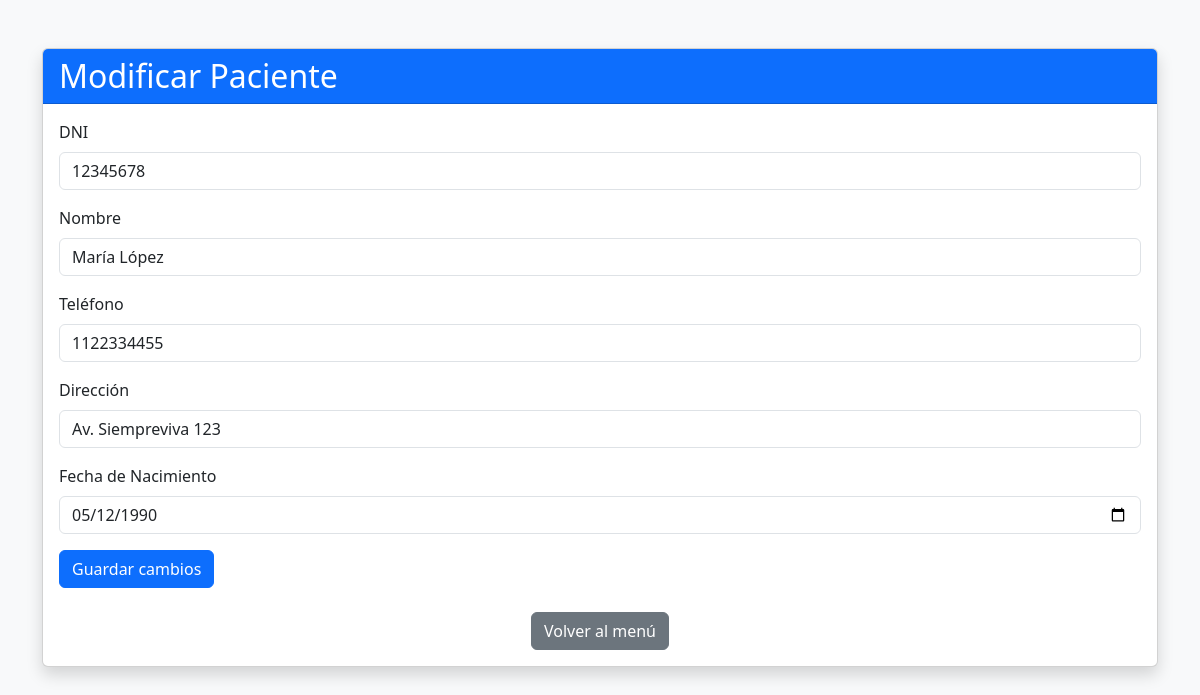
/empleados/modificar.php?dni=12345678 (signed in), run on the app's committed database.
### tables this page shows
CREATE TABLE pacientes (
    id INT AUTO_INCREMENT PRIMARY KEY,
    dni VARCHAR(15) UNIQUE,
    nombre VARCHAR(100),
    telefono VARCHAR(20),
    direccion VARCHAR(150),
    fecha_nacimiento DATE
);

### empleados/modificar.php (the view, shortened to what this page needs)
<?php
include("../php/conexion.php");
if (isset($_GET['dni'])) {
    $dni = $_GET['dni'];
    $sql = "SELECT * FROM pacientes WHERE dni = '$dni'";
    $result = $conexion->query($sql);
    if ($result->num_rows > 0) {
        $patient = $result->fetch_assoc();
    } else {
        echo "Paciente no encontrado.";
        exit;
    }
} else {
    echo "No se ha proporcionado un DNI.";
    exit;
}
?>
<!DOCTYPE html>
<html lang="es">
<head>
    <link href="https://cdn.jsdelivr.net/npm/bootstrap@5.3.0/dist/css/bootstrap.min.css" rel="stylesheet">
</head>
<body class="bg-light">
    <div class="container py-5">
        <div class="card shadow">
            <div class="card-header bg-primary text-white">
                <h2 class="mb-0">Modificar Paciente</h2>
            </div>
            <div class="card-body">
                <form method="POST" action="modificar_paciente.php">
                    <div class="mb-3">
                        <label for="dni" class="form-label">DNI</label>
                        <input type="text" class="form-control" name="dni" id="dni" value="<?php echo $patient['dni']; ?>" readonly required>
                    </div>
                    <div class="mb-3">
                        <label for="nombre" class="form-label">Nombre</label>
                        <input type="text" class="form-control" name="nombre" id="nombre" value="<?php echo $patient['nombre']; ?>" required>
                    </div>
                    <div class="mb-3">
                        <label for="telefono" class="form-label">Teléfono</label>
                        <input type="text" class="form-control" name="telefono" id="telefono" value="<?php echo $patient['telefono']; ?>" required>
                    </div>
                    <div class="mb-3">
                        <label for="direccion" class="form-label">Dirección</label>
                        <input type="text" class="form-control" name="direccion" id="direccion" value="<?php echo $patient['direccion']; ?>" required>
                    </div>
                    <div class="mb-3">
                        <label for="fecha_nacimiento" class="form-label">Fecha de Nacimiento</label>
                        <input type="date" class="form-control" name="fecha_nacimiento" id="fecha_nacimiento" value="<?php echo $patient['fecha_nacimiento']; ?>" required>
                    </div>
                    <button type="submit" class="btn btn-primary">Guardar cambios</button>
                </form>
                <div class="text-center mt-4">
                    <a href="index_empleados.php" class="btn btn-secondary">Volver al menú</a>
                </div>
            </div>
        </div>
    </div>
</body>
</html>

### data on the page
pacientes: dni "12345678", nombre "María López", telefono "1122334455", direccion "Av. Siempreviva 123", fecha_nacimiento "05/12/1990"
